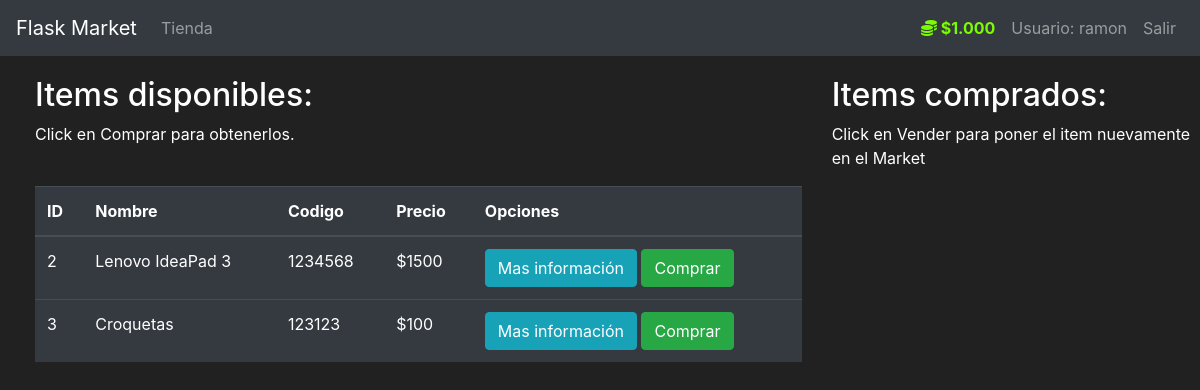
Page /market (signed in) on the earlier database version.
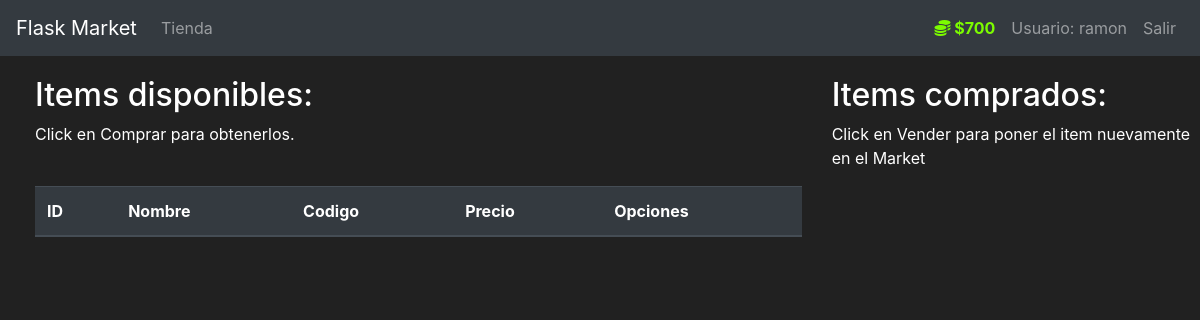
Same page on the later database version.
### market/models.py (models this page shows, shortened)
class User(db.Model, UserMixin):
    id = db.Column(db.Integer(), primary_key=True)
    username = db.Column(db.String(length=30), nullable=False, unique=True)
    email_address = db.Column(db.String(length=50),
                              nullable=False,
                              unique=True)
    password_hash = db.Column(db.String(length=60), nullable=False)
    budget = db.Column(db.Integer(), nullable=False, default=1000)
    items = db.relationship('Item', backref='owned_user', lazy=True)
    @property
    def prettier_budget(self):
        if len(str(self.budget)) >= 4:
            return f'${str(self.budget)[:-3]}.{str(self.budget)[-3:]}'
        else:
            return f"${self.budget}"
    @property
    def password(self):
        return self.password

class Item(db.Model):
    id = db.Column(db.Integer(), primary_key=True)
    name = db.Column(db.String(length=30), nullable=False, unique=True)
    price = db.Column(db.Integer(), nullable=False)
    barcode = db.Column(db.String(length=12), nullable=False, unique=True)
    description = db.Column(db.String(length=1024),
                            nullable=False,
                            unique=True)
    owner = db.Column(db.Integer(), db.ForeignKey('user.id'))

### market/routes.py (the view, shortened to what this page needs)
@app.route('/market', methods=['GET', 'POST'])
@login_required
def market_page():
    purchase_form = PurchaseItemForm()
    if request.method == "GET":
        items = Item.query.filter_by(owner=None)
        return render_template('market.html',
                               items=items,
                               purchase_form=purchase_form)

### market/models.py (called while the page is built)
@login_manager.user_loader
def load_user(user_id):
    return User.query.get(int(user_id))

### market/templates/market.html (shortened to what this page needs)
{% extends 'base.html' %}
{% block content %}
<div class="row" style="margin-top:20px; margin-left:20px">
    <div class="col-8">
        <h2>Items disponibles: </h2>
        <p>Click en Comprar para obtenerlos.</p>
        <br>
        <table class="table table-hover table-dark">
            <thead>
                <tr>
                    <th scope="col">ID</th>
                    <th scope="col">Nombre</th>
                    <th scope="col">Codigo</th>
                    <th scope="col">Precio</th>
                    <th scope="col">Opciones</th>
                </tr>
            </thead>
            <tbody>
                {% for item in items %}
                <tr>
                    <td>{{ item.id }}</td>
                    <td>{{ item.name }}</td>
                    <td>{{ item.barcode }}</td>
                    <td>${{ item.price }}</td>
                    <td>
                        <button class="btn btn-outline btn-info" data-toggle="modal"
                            data-target="#Modal-MoreInfo-{{ item.id }}">Mas información</button>
                        <button class="btn btn-outline btn-success" data-toggle="modal"
                            data-target="#Modal-PurchaseConfirm-{{ item.id }}">Comprar</button>
                    </td>
                </tr>
                {% endfor %}
            </tbody>
        </table>
    </div>
    <div class="col-4">
        <h2>Items comprados: </h2>
        <p>Click en Vender para poner el item nuevamente en el Market</p>
        <br>
    </div>
</div>
{% endblock %}

### market/templates/base.html (shortened to what this page needs)
<!doctype html>
<html lang="es">
<head>
    <link rel="stylesheet" href="https://cdn.jsdelivr.net/npm/bootstrap@4.5.3/dist/css/bootstrap.min.css"
>
</head>
<body>
    <nav class="navbar navbar-expand-md navbar-dark bg-dark">
        <a class="navbar-brand" href="{{ url_for('home_page') }}">Flask Market</a>
        <div class="collapse navbar-collapse" id="navbarNav">
            <ul class="navbar-nav mr-auto">
                <li class="nav-item">
                    <a class="nav-link" href="{{ url_for('market_page') }}">Tienda</a>
                </li>
            </ul>
            {% if current_user.is_authenticated %}
            <ul class="navbar-nav">
                <li class="nav-item">
                    <a class="nav-link" style="color: lawngreen; font-weight: bold">
                        <i class="fas fa-coins"></i>
                        {{ current_user.prettier_budget }}
                    </a>
                </li>
                <li class="nav-item">
                    <a class="nav-link">Usuario: {{ current_user.username }}</a>
                </li>
                <li class="nav-item">
                    <a class="nav-link" href="{{ url_for('logout_page') }}">Salir</a>
                </li>
            </ul>
            {% endif %}
        </div>
    </nav>
    {% block content %}
    {% endblock %}
</body>
</html>

Differences in the rows shown:
no longer on this page (row edited): Item: id "2", name "Lenovo IdeaPad 3", barcode "1234568", price "1500"
no longer on this page (row edited): Item: id "3", name "Croquetas", barcode "123123", price "100"
changed User "ramon": prettier_budget "$1.000" → "$700"
